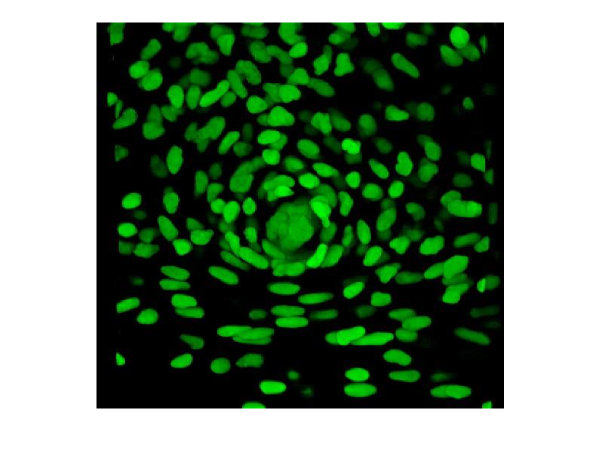
%> input picture original.png, 1201 x 901 px (shown at 1/2 size)
$ octave --eval "result = countFinal('../original.png');"   (GNU Octave 9; MATLAB toolbox functions it lacks are replaced by stand-ins)
%> lines starting %> are read from the running program, lines starting %| are printed output that depends on the picture; in (x1, y1, x2, y2) boxes, pixels count from 0 and x2, y2 are one past the last pixel; in counts of white or black regions, pixels touching at a corner belong together; the program's own positions count from 1
function n=countFinal(ruta)
%> called with ruta = '../original.png'
    imagen=imread(ruta);
%> imagen is the input picture: size 901x1201x3 uint8; mean R, G, B 108.4, 133.3, 108.6
    figure
    imshow(imagen)
    title('Imagen Original')
    hsvi=rgb2hsv(imagen);
%> hsvi: size 901x1201x3 double; mean H, S, V 0.173, 0.416, 0.525
    Mask = (hsvi(:,:,3)>0.068);
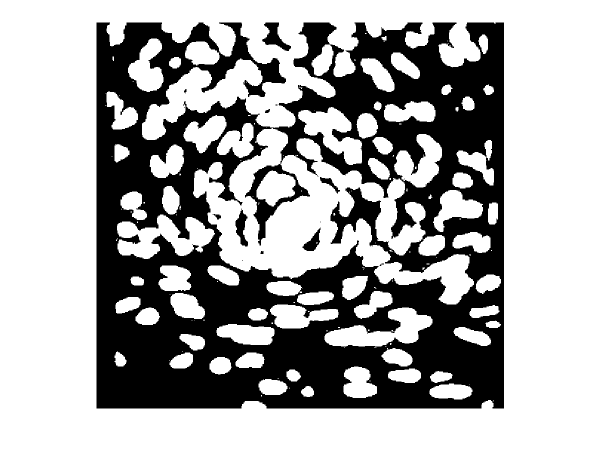
%> Mask: size 901x1201 logical (shown at 1/2 size); 65.8% white; 16 black regions (7 under 20 px), largest, box (x1, y1, x2, y2) and area: (193, 45, 1008, 817) 366248, (524, 45, 582, 102) 1407, (471, 417, 496, 493) 984
    figure
    imshow(Mask);
    title('Capa 3 de hsv imagen')
    gray_image = rgb2gray(imagen);
    figure
    imshow(gray_image);
    imbaniza=imbinarize(gray_image);
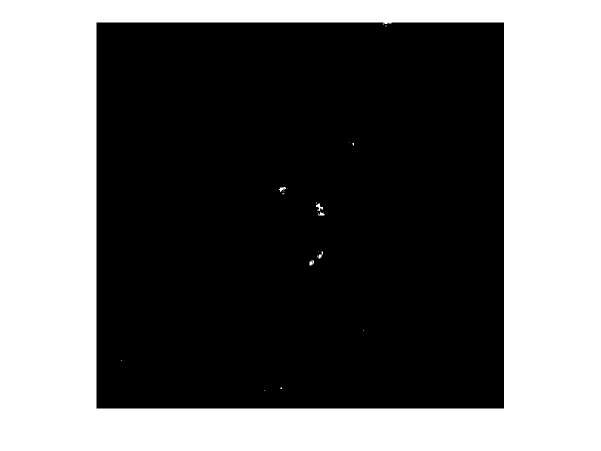
%> imbaniza: size 901x1201 logical (shown at 1/2 size); 41.9% white; 19 white regions (13 under 20 px), largest, box (x1, y1, x2, y2) and area: (0, 0, 1201, 901) 452958, (632, 407, 646, 422) 95, (558, 374, 572, 384) 69, (619, 520, 628, 531) 63, (635, 503, 646, 517) 62, (637, 423, 649, 431) 56
    figure
    imshow(imbaniza);


    J = imerode(Mask,strel('disk',14));
%> J: size 901x1201 logical; 41.8% white; 107 white regions (18 under 20 px), largest, box (x1, y1, x2, y2) and area: (0, 0, 1201, 901) 416851, (432, 351, 679, 542) 12452, (866, 522, 930, 596) 1589
    figure
    imshow(J);
    M=J;

    J = imdilate(J,strel('disk',13));
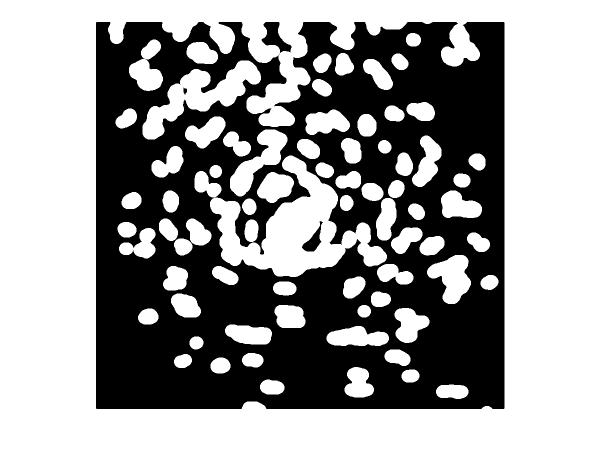
%> J: size 901x1201 logical (shown at 1/2 size); 59.4% white; 6 black regions (2 under 20 px), largest, box (x1, y1, x2, y2) and area: (192, 44, 1009, 818) 436164, (523, 44, 583, 107) 1769, (604, 442, 646, 503) 972, (366, 175, 374, 189) 70
    figure
    imshow(J);
    title('figura 13')


    J = ~J;
    figure
    imshow(J);
    J= imclearborder(J);
    figure
    imshow(J);
    [labeledImage, manchas_counter] = bwlabel(J);
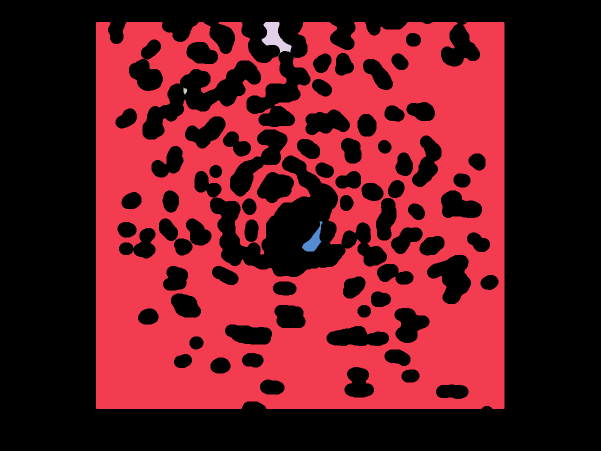
%> labeledImage: size 901x1201 double (shown at 1/2 size); 7 distinct labels, from 0 to 6; one colour per label, 0 black
%> manchas_counter = 6
    disp("Manchas")
    disp(manchas_counter);
%| 6


    figure,imshow(gray_image)
    title('Imagen en escala de grises')
    gray_image = imadjust(gray_image,[0.3 0.7],[]);
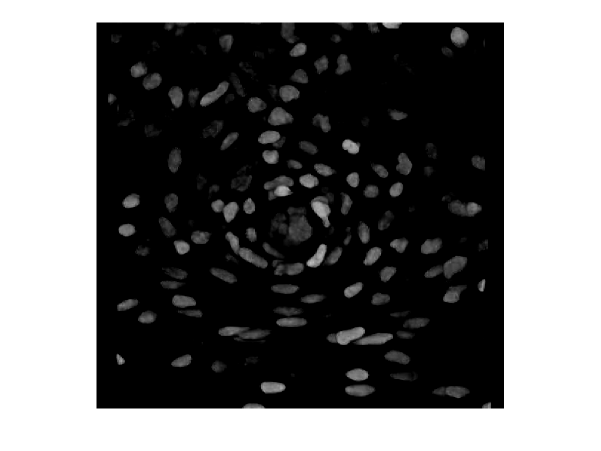
%> gray_image: size 901x1201 uint8 (shown at 1/2 size); min 0, max 255, mean 112.3

    bin = imbinarize(gray_image);
%> bin: size 901x1201 logical; 42.2% white; 47 white regions (32 under 20 px), largest, box (x1, y1, x2, y2) and area: (0, 0, 1201, 901) 453159, (614, 490, 650, 532) 650, (625, 404, 653, 434) 565
    bin = imclearborder(bin);
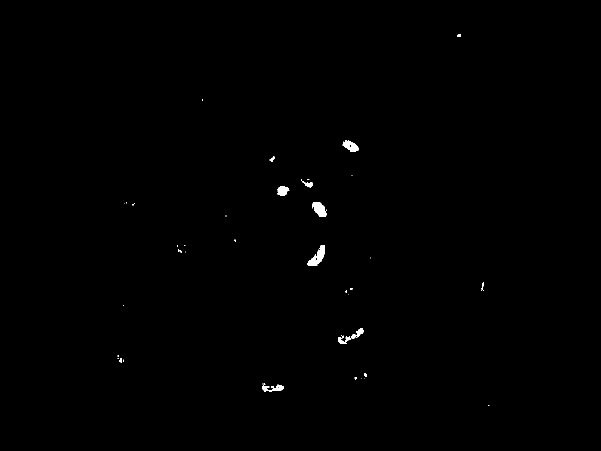
%> bin: size 901x1201 logical (shown at 1/2 size); 0.29% white; 46 white regions (32 under 20 px), largest, box (x1, y1, x2, y2) and area: (614, 490, 650, 532) 650, (625, 404, 653, 434) 565, (685, 280, 717, 304) 425
    bin = bwareaopen(bin, 10);
%> bin: size 901x1201 logical; 0.28% white; 18 white regions (4 under 20 px)
    [labeledImage0, WBC_counter] = bwlabel(bin);
%> labeledImage0: size 901x1201 double; 19 distinct labels, from 0 to 18
%> WBC_counter = 18
    m = regionprops(labeledImage0);
%> m = 18 regions; largest, box (x1, y1, x2, y2), Area and Centroid: (614, 490, 650, 532) 650 [636 514.8], (625, 404, 653, 434) 565 [639.8 419.3], (685, 280, 717, 304) 425 [702.1 293], (555, 372, 579, 392) 327 [566.1 382.2], (525, 769, 567, 784) 311 [547.2 777.1]
    figure,imshow(labeledImage0)
    title('bin')


    [~, threshold] = edge(gray_image, 'canny');
%> threshold = [0.157 0.393]
    cc = 1.5;
    imagen_bordeada = edge(gray_image,'canny', threshold*cc);
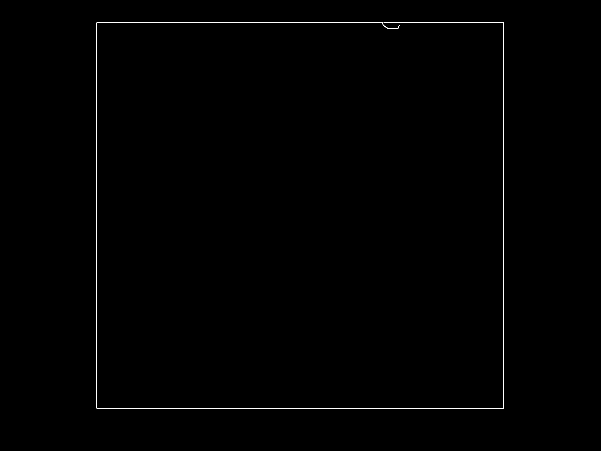
%> imagen_bordeada: size 901x1201 logical (shown at 1/2 size); 0.3% white in thin lines or dots, all inside (x1, y1, x2, y2) = (193, 44, 1008, 818)
    imagen_bordeada1= imclearborder(imagen_bordeada);


    % Filling the holes of above processed image
    imagen_sin_agujeros = imfill(imagen_bordeada1,'holes');
    imagen_sin_agujeros = bwareaopen(imagen_sin_agujeros, 20);
    figure
    imshow(imagen_sin_agujeros)
    title('imagen_sin_agujeros')
    [labeledImage2, numbercircles2] = bwlabel(imagen_sin_agujeros);
%> numbercircles2 = 1


    stats = regionprops('table',imagen_sin_agujeros,'Area');
%> stats = 1 region; Area: 3220
    stats = sortrows(stats,'Area');
%> (the run ends here)
